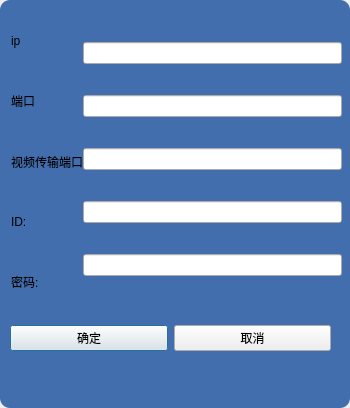
<?xml version="1.0" encoding="UTF-8"?>
<ui version="4.0">
 <class>config</class>
 <widget class="QDialog" name="config">
  <property name="geometry">
   <rect>
    <x>0</x>
    <y>0</y>
    <width>350</width>
    <height>408</height>
   </rect>
  </property>
  <property name="windowTitle">
   <string>Dialog</string>
  </property>
  <layout class="QGridLayout" name="gridLayout">
   <property name="leftMargin">
    <number>0</number>
   </property>
   <property name="topMargin">
    <number>0</number>
   </property>
   <property name="rightMargin">
    <number>0</number>
   </property>
   <property name="bottomMargin">
    <number>0</number>
   </property>
   <property name="spacing">
    <number>0</number>
   </property>
   <item row="0" column="0">
    <widget class="QFrame" name="frame">
     <property name="styleSheet">
      <string notr="true">.QFrame{background-color:#426ead;border:0px groove ; border-color:#426ead;border-radius:10px;}</string>
     </property>
     <property name="frameShape">
      <enum>QFrame::StyledPanel</enum>
     </property>
     <property name="frameShadow">
      <enum>QFrame::Raised</enum>
     </property>
     <widget class="QWidget" name="layoutWidget">
      <property name="geometry">
       <rect>
        <x>10</x>
        <y>320</y>
        <width>321</width>
        <height>36</height>
       </rect>
      </property>
      <layout class="QHBoxLayout" name="horizontalLayout_2">
       <item>
        <widget class="QPushButton" name="pushButton">
         <property name="text">
          <string>确定</string>
         </property>
        </widget>
       </item>
       <item>
        <widget class="QPushButton" name="pushButton_2">
         <property name="text">
          <string>取消</string>
         </property>
        </widget>
       </item>
      </layout>
     </widget>
     <widget class="QWidget" name="layoutWidget">
      <property name="geometry">
       <rect>
        <x>11</x>
        <y>11</y>
        <width>331</width>
        <height>301</height>
       </rect>
      </property>
      <layout class="QHBoxLayout" name="horizontalLayout">
       <property name="spacing">
        <number>0</number>
       </property>
       <item>
        <layout class="QVBoxLayout" name="verticalLayout">
         <item>
          <widget class="QLabel" name="label">
           <property name="text">
            <string>ip</string>
           </property>
          </widget>
         </item>
         <item>
          <widget class="QLabel" name="label_3">
           <property name="text">
            <string>端口</string>
           </property>
          </widget>
         </item>
         <item>
          <widget class="QLabel" name="label_4">
           <property name="text">
            <string>视频传输端口</string>
           </property>
          </widget>
         </item>
         <item>
          <widget class="QLabel" name="label_5">
           <property name="text">
            <string>ID:</string>
           </property>
          </widget>
         </item>
         <item>
          <widget class="QLabel" name="label_10">
           <property name="text">
            <string>密码:</string>
           </property>
          </widget>
         </item>
        </layout>
       </item>
       <item>
        <layout class="QVBoxLayout" name="verticalLayout_2">
         <item>
          <widget class="QLineEdit" name="ip"/>
         </item>
         <item>
          <widget class="QLineEdit" name="port"/>
         </item>
         <item>
          <widget class="QLineEdit" name="vport"/>
         </item>
         <item>
          <widget class="QLineEdit" name="id"/>
         </item>
         <item>
          <widget class="QLineEdit" name="poss"/>
         </item>
        </layout>
       </item>
      </layout>
     </widget>
    </widget>
   </item>
  </layout>
 </widget>
 <resources/>
 <connections>
  <connection>
   <sender>pushButton_2</sender>
   <signal>clicked()</signal>
   <receiver>config</receiver>
   <slot>close()</slot>
   <hints>
    <hint type="sourcelabel">
     <x>239</x>
     <y>333</y>
    </hint>
    <hint type="destinationlabel">
     <x>174</x>
     <y>203</y>
    </hint>
   </hints>
  </connection>
 </connections>
</ui>
